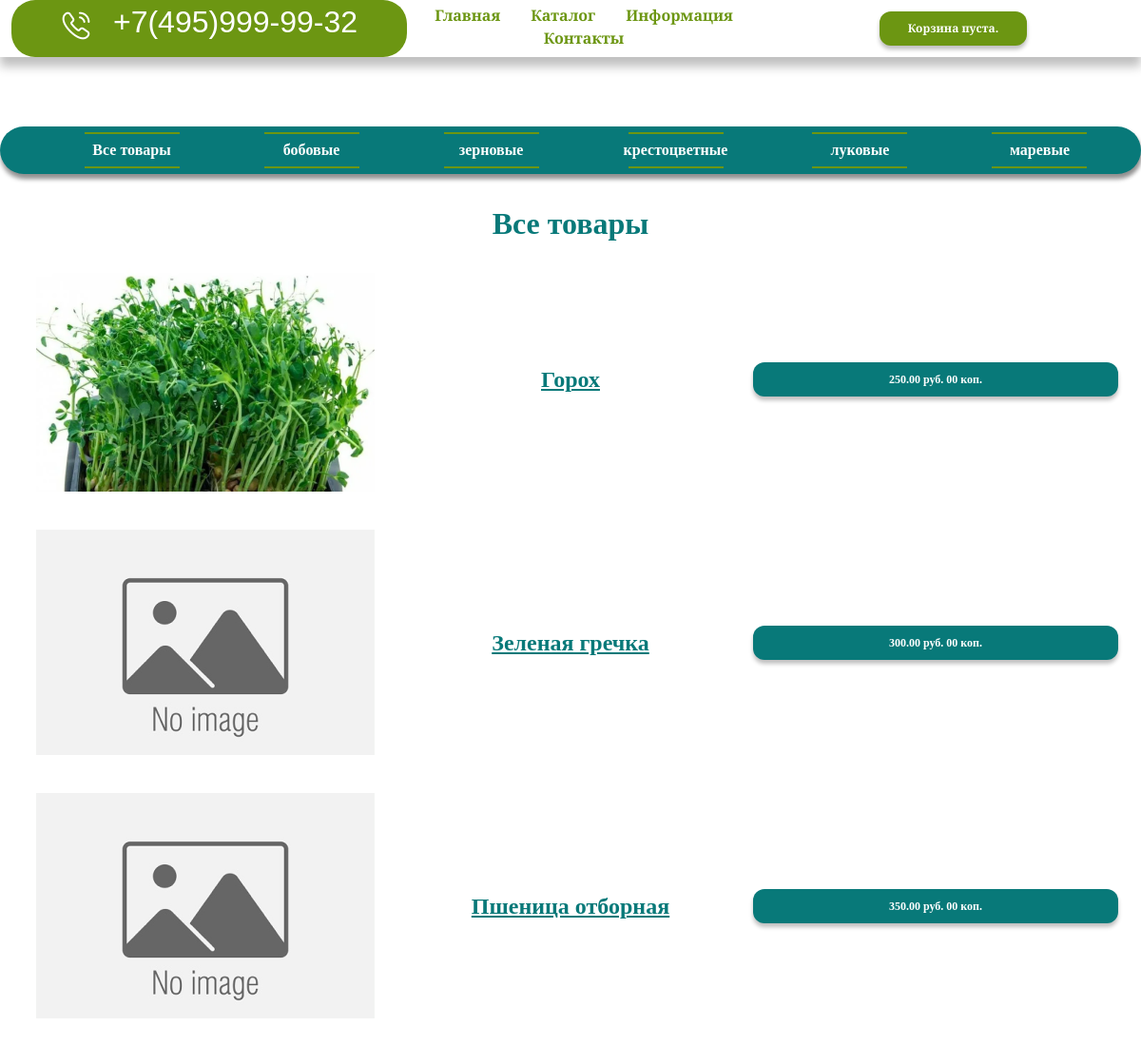
The app's page /catalog/, older data.
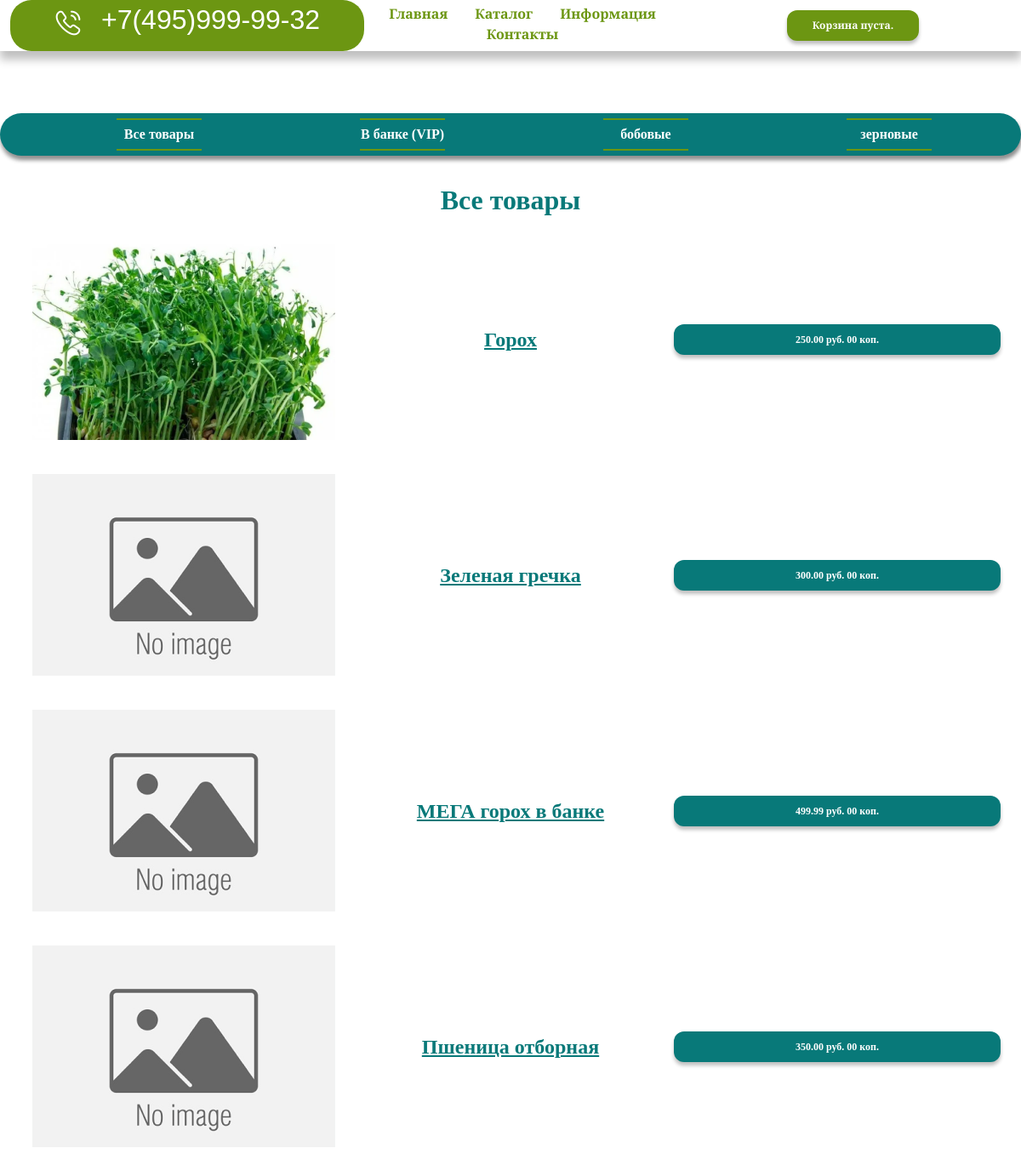
The same page, newer data.
### shop/models.py (models this page shows, shortened)
class Category(models.Model):
    name = models.CharField(max_length=200, db_index=True)
    slug = models.SlugField(max_length=200, db_index=True, unique=True)
    class Meta:
        ordering = ('name',)
        verbose_name = 'Категория'
        verbose_name_plural = 'Категории'
    def get_absolute_url(self):
        return reverse('shop:product_list_by_category',
                       args=[self.slug])

class Product(models.Model):
    category = models.ForeignKey(Category, related_name='products', on_delete=models.CASCADE)
    name = models.CharField(max_length=200, db_index=True)
    slug = models.SlugField(max_length=200, db_index=True)
    image = models.ImageField(upload_to='products/%Y/%m/%d', blank=True)
    description = models.TextField(blank=True)
    price = models.DecimalField(max_length=0, decimal_places=2, max_digits=10)
    stock = models.PositiveIntegerField()
    available = models.BooleanField(default=True)
    created = models.DateTimeField(auto_now_add=True)
    update = models.DateTimeField(auto_now=True)
    class Meta:
        ordering = ('name', )
        verbose_name = 'Товар'
        verbose_name_plural = 'Товары'
        index_together = (('id', 'slug'), )
    def get_absolute_url(self):
        return reverse('shop:product_detail',
                       args=[self.id, self.slug])

### shop/views.py (the view)
# urls.py: path('catalog/', views.main_catalog, name='main_catalog'),
def main_catalog(request, category_slug=None):
    category = None
    categories = Category.objects.all()
    products = Product.objects.filter(available=True)
    if category_slug is not None:
        category = get_object_or_404(Category, slug=category_slug)
        products = Product.objects.filter(category__slug=category_slug)
    context = {
        'category': category,
        'categories': categories,
        'products': products
    }
    return render(request,
                  'shop/catalog.html',
                  context)

### cart/cart.py (called while the page is built)
    def __len__(self):
        return sum(item['quantity'] for item in self.cart.values())

### cart/context_processors.py (called while the page is built)
def cart(request):
    return {'cart': Cart(request)}

### shop/templates/shop/catalog.html (shortened to what this page needs)
{% extends "shop/base.html" %}
{% load static %}
{% block content %}
<div class="container-xxl body_catalog">
      <div class="row">
        <div class="category_bar text-center    ">
          <ul class="category_menu_item d-flex justify-content-around">
            <li  {% if not category %}class="selected"{% endif %}>
                <a class="category_menu_item_link" href="{% url "shop:main_catalog" %}">Все товары</a>
            </li>
                {% for c in categories %}
                    <li {% if category.slug == c.slug %}class="selected"{% endif %}>
                        <a class="category_menu_item_link" href="{{ c.get_absolute_url }}">{{ c.name }}</a>
                    </li>
                {% endfor %}
            </ul>
        </div>
      </div>
</div>
<div id="main" class="container-xxl catalog_list">
    <div class="row text-center align-items-center">
            <div id="main" class="container-xxl">
                <h1 class="category_title">{% if category is not None %}
                     {{ category.name }}
                     {% else %}Все товары{% endif %}</h1>
                    {% for product in products %}
                    <div class="container-fluid d-flex justify-content-between align-items-center product_cart">
                        <div class="col"><a href="{{ product.get_absolute_url }}">
                        <img src="{% if product.image %}{{ product.image.url }}{% else %}{% static "img/no_image.png" %}{% endif %}">
                        </a></div>
                        <div class="col">
                        <a class="product_name" href="{{ product.get_absolute_url }}">{{ product.name }}</a></div>
                        <div class="col"><form class="price_button">{{ product.price }} руб. 00 коп.</form></div>
                    </div>
                    {% endfor %}
            </div>
    </div>
</div>
{% endblock %}

Row changes from the older to the newer data that the page shows:
removed Category: name "крестоцветные"
removed Category: name "луковые"
removed Category: name "маревые"
added Category: name "В банке (VIP)"
added Product: name "МЕГА горох в банке", price "499.99"
